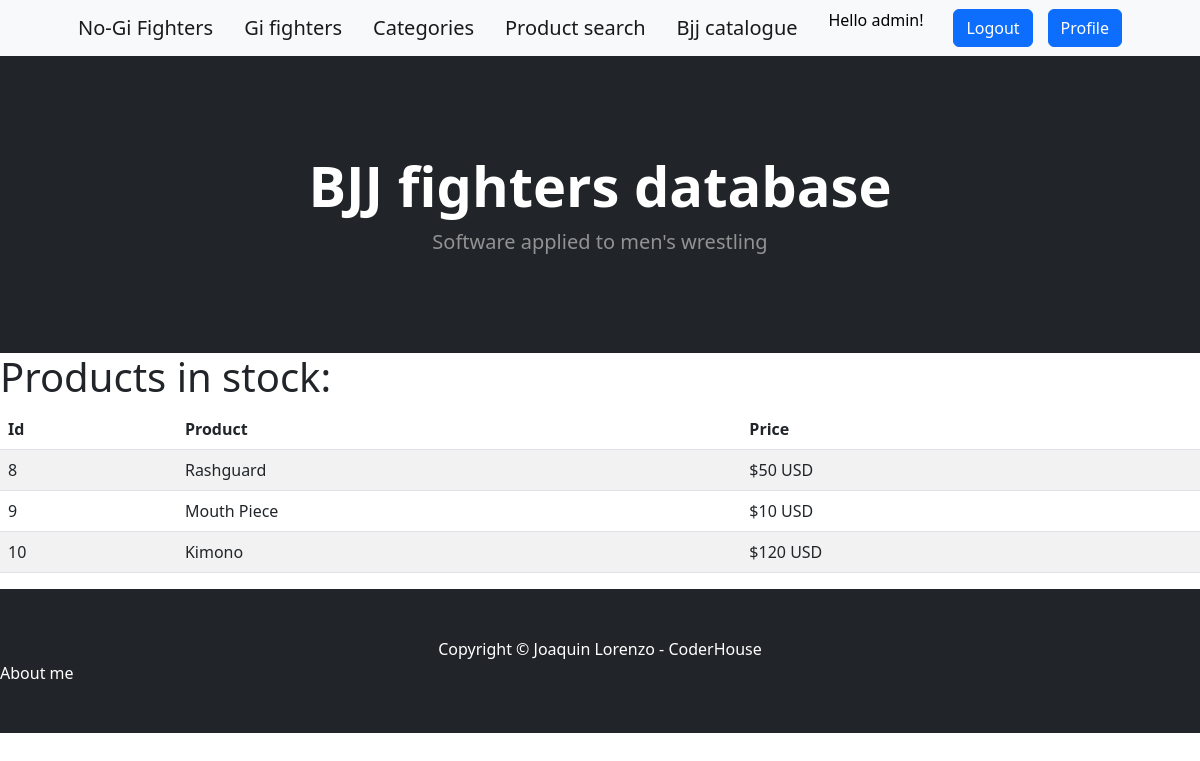
Screenshot of /products/ (signed in) with the database file from the repository.
### aplicacion/models.py (models this page shows, shortened)
class Product(models.Model):
    product_name = models.CharField(max_length=40, blank=False)
    product_price = models.CharField(max_length=40, blank=False)

### aplicacion/views.py (the view)
# urls.py: path('products/', products, name="products"),
@login_required
def products(request):
    contexto = {'products': Product.objects.all()}
    return render(request, "aplicacion/products.html", contexto)

### aplicacion/templates/aplicacion/products.html (shortened to what this page needs)
{%  extends 'aplicacion/base.html' %}
{% load static %}
{% block contenido %}
     <h1>{{ titulo|upper }} Products in stock:</h1>
      <table class="table table-striped">
          <thead>
                <tr>
                    <th>Id</th>
                    <th>Product</th>
                    <th>Price</th>
                </tr>
          </thead>
          <tbody>
    {% for p in products %}
        <tr>
            <td>{{ p.id }}</td>
            <td>{{ p.product_name }}</td>
            <td>{{ p.product_price }}</td>
        </tr>
    {% endfor %}
    </tbody>
    </table>
{% endblock contenido %}

### aplicacion/templates/aplicacion/base.html (shortened to what this page needs)
<!DOCTYPE html>
<html lang="en">
    <head>
        {% load static %}
        <link href="https://cdn.jsdelivr.net/npm/bootstrap-icons@1.5.0/font/bootstrap-icons.css" rel="stylesheet" />
        <link href= "{% static 'aplicacion/css/styles.css'%}" rel="stylesheet" />
        <link rel="stylesheet" href="https://cdnjs.cloudflare.com/ajax/libs/font-awesome/4.7.0/css/font-awesome.min.css">
    </head>
    <body>
        <nav class="navbar navbar-expand-lg navbar-light bg-light">
            <div class="container px-4 px-lg-5">
                {% if user.is_authenticated %}
                    <a class="navbar-brand" href="{% url 'customers' %}">No-Gi Fighters</a>
                    <a class="navbar-brand" href="{% url 'sellers' %}">Gi fighters</a>
                    <a class="navbar-brand" href="{% url 'categories' %}">Categories</a>
                    <a class="navbar-brand" href="{% url 'SearchProduct' %}">Product search</a>
                    <a class="navbar-brand" href="{% url 'products' %}">Bjj catalogue</a>
                    <p style="color:black">Hello {{user.username}}!</p>
                    <a class="btn btn-primary" href="{% url 'logout' %}">Logout</a>
                    <a class="btn btn-primary" href="{% url 'edit_profile' %}">Profile</a>
                {% else %}
                    <a class="btn btn-primary" href="{% url 'login' %}">Login</a>
                    <a class="btn btn-success" href="{% url 'registry' %}">Register</a>
                {% endif %}
                </div>
        </nav>
        <header class="bg-dark py-5">
            <div class="container px-4 px-lg-5 my-5">
                <div class="text-center text-white">
                    <h1 class="display-4 fw-bolder">BJJ fighters database</h1>
                    <p class="lead fw-normal text-white-50 mb-0">Software applied to men's wrestling</p>
                </div>
            </div>
        </header>
        {% block contenido %}
        {% endblock contenido %}
        <footer class="py-5 bg-dark">
            <div class="container"><p class="m-0 text-center text-white">Copyright &copy; Joaquin Lorenzo - CoderHouse</p></div>
            <a class="navbar-brand" href="{% url 'about_me' %}" style="color: white;">About me</a>
        </footer>
    </body>
</html>

### rows the page displays
Product: id "8", product_name "Rashguard", product_price "$50 USD"
Product: id "9", product_name "Mouth Piece", product_price "$10 USD"
Product: id "10", product_name "Kimono", product_price "$120 USD"

### other values shown
{{ user.username }} "admin"
